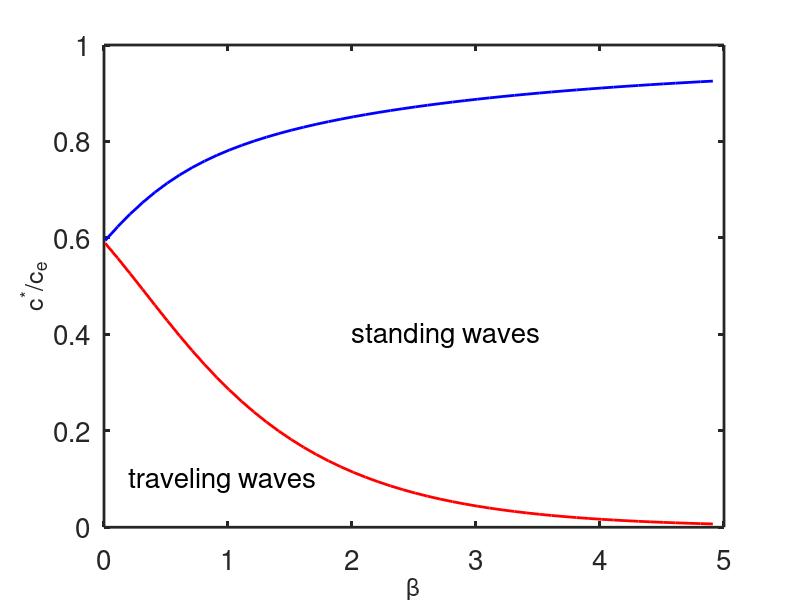

MATLAB code to generate this figure:

%-------------------------------------------------------------------
%
% Discrete release standing waves.
%
% For Chapter 7, Section 7.8 of
% Keener and Sneyd, Mathematical Physiology, 3rd Edition, Springer.
%
% Written by James Keener and James Sneyd
%
%-------------------------------------------------------------------

clear all
close all
clc

set(0,                           ...
'defaultaxesfontsize', 20,   ...
'defaultaxeslinewidth', 2.0, ...
'defaultlinelinewidth', 2.0);



Abyk =5;
beta = [0.01:.1:5];

astar = 1-sqrt(1/(1+Abyk));
Af = Abyk.*beta.*sinh(beta);
l0 = cosh(beta);
lf = l0+Af/2;
mu0 = l0-sqrt(l0.^2-1);
muf = lf-sqrt(lf.^2-1);

C = Af./(Af+2*l0-2);

a = C.*(muf-1)./(muf-1./mu0);
b = C.*(1-1./mu0)./(muf-1./mu0);
bf = C-b.*muf;

figure(1)
    plot(beta,a,'r',beta,bf,'b','linewidth',2)
    xlabel('\beta','fontsize',18)
    ylabel('c^*/c_e','fontsize',18)
    text(2,.4,'standing waves','fontsize',20)
    text(.2, .1,'traveling waves','fontsize',20)

%output=[beta' a' bf'];
%save discrete.dat output -ascii
